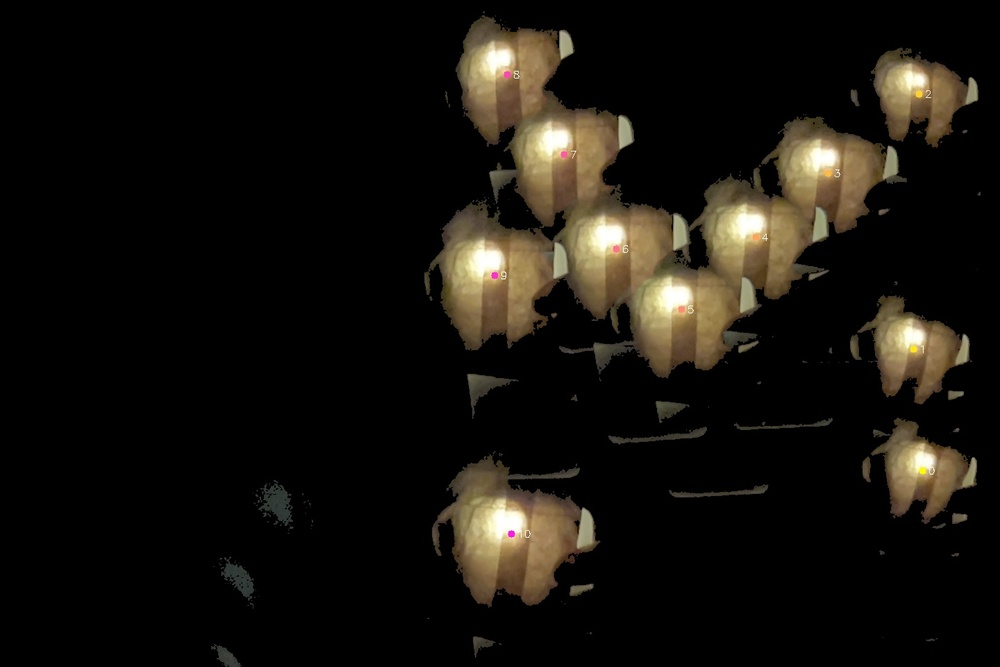
#> input picture led_calibration_visualization_composite.jpg, 1000 x 667 px, shrunk from 1440 x 960 before the run
$ python -i centroid.py   (imports and definitions only)
#> lines starting #> are read from the running program, lines starting #| are printed output that depends on the picture; after the words box and inside, x2 and y2 are one past the last pixel; in counts of white or black regions, pixels touching at a corner belong together
#> further down, picture is the input picture: shape (667, 1000, 3); mean B, G, R 13.6, 19.1, 22.2
"""
Functions for detecting LED centroids in images.

This module provides functionality to locate the center point of illuminated LEDs
in calibration images using brightness detection.
"""

from typing import Optional, Tuple

import cv2
import numpy as np


def find_brightest_point(
    image: np.ndarray, threshold: int = 200, min_area: int = 5
) -> Optional[Tuple[int, int]]:
    """
    Find the centroid of the brightest area in an image.

    Uses thresholding to isolate bright regions, then calculates the centroid
    of the largest contiguous bright area.

    Args:
        image: Input image (grayscale or color)
        threshold: Brightness threshold (0-255)
        min_area: Minimum area in pixels for a valid detection

    Returns:
        Tuple of (x, y) coordinates of the centroid, or None if no bright spot found
    """
#> called with threshold = 200, min_area = 5
    # Convert to grayscale if needed
    if len(image.shape) == 3:
        gray = cv2.cvtColor(image, cv2.COLOR_BGR2GRAY)
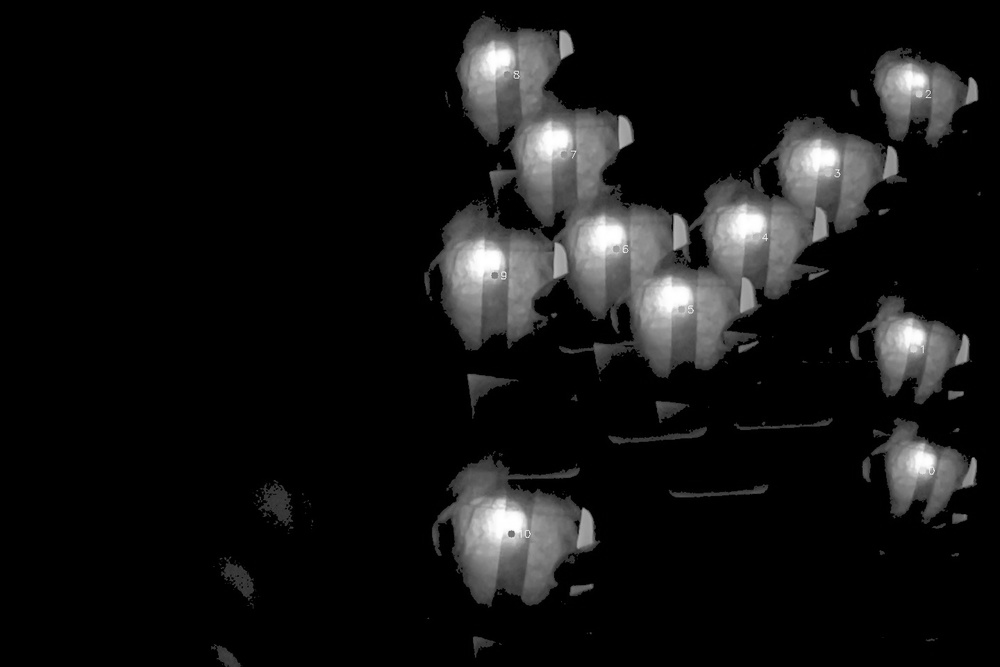
#> gray: shape (667, 1000); min 0, max 255, mean 19.4
    else:
        gray = image

    # Apply threshold to isolate bright regions
    _, thresh = cv2.threshold(gray, threshold, 255, cv2.THRESH_BINARY)
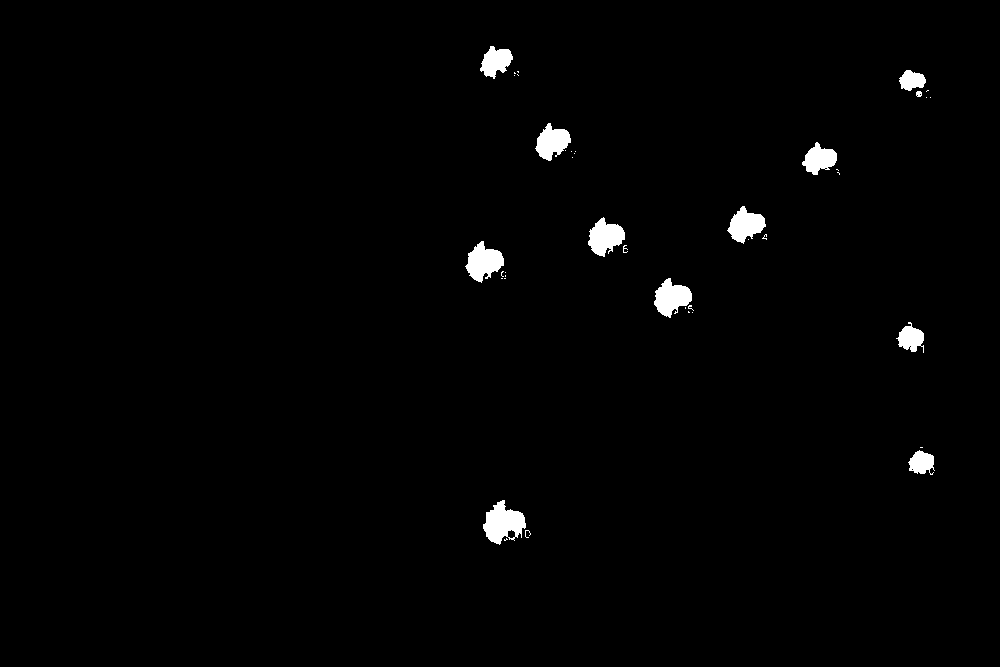
#> thresh: shape (667, 1000); 1.3% white; 41 white regions (29 under 20 px)

    # Find contours in the thresholded image
    contours, _ = cv2.findContours(thresh, cv2.RETR_EXTERNAL, cv2.CHAIN_APPROX_SIMPLE)
#> contours = 41 contours, 29 with area under 20; largest, box (x1, y1, x2, y2) and area: (483, 500, 526, 545) 1114, (465, 241, 504, 283) 893, (654, 278, 692, 318) 856, (588, 217, 625, 257) 842, (727, 206, 766, 244) 789

    # If no contours found, return None
    if not contours:
        return None

    # Find the largest contour
    largest_contour = max(contours, key=cv2.contourArea)
#> largest_contour = contour of 89 points, box (x1, y1, x2, y2) (483, 500, 526, 545), area 1114

    # Check if the contour area meets the minimum size requirement
    if cv2.contourArea(largest_contour) < min_area:
        return None

    # Calculate centroid of the largest contour
    M = cv2.moments(largest_contour)
#> M = moments, m00 1113.5, centre m10/m00, m01/m00 = (503, 523.1)

    # Avoid division by zero
    if M["m00"] == 0:
        return None

    centroid_x = int(M["m10"] / M["m00"])
#> centroid_x = 502
    centroid_y = int(M["m01"] / M["m00"])
#> centroid_y = 523

    return (centroid_x, centroid_y)


# [64 lines left out: function find_led_center_weighted, not called in this run]

>>> import cv2
>>> picture = cv2.imread('../led_calibration_visualization_composite.jpg')
>>> result = find_brightest_point(picture)
#> result = (502, 523)
